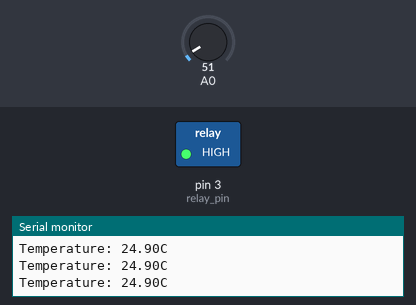
The sketch below on a simulated Arduino Uno, built with avr-gcc and run on an emulated ATmega328P. Shown: switched loads named in the sketch (green lamp = pin HIGH), the last lines printed to the serial monitor. The test bench sets the inputs (shaded band); at power-on: A0 = 51.

Above: at 1.3 s.
1.4 s: A0 set to 58
At 2.7 s:
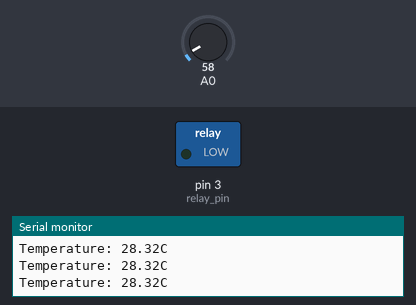
3.0 s: A0 set to 30
At 3.9 s:
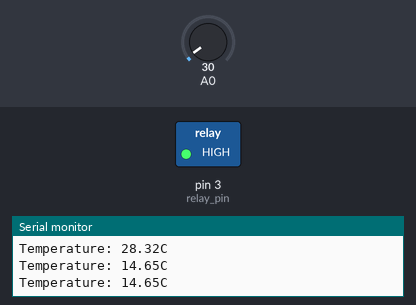
4.5 s: A0 set to 61
At 5.1 s:
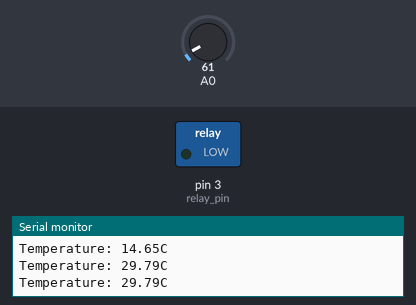
Timing chart, 0 to 7.5 s (numbered marks = the images above; inputs shaded):
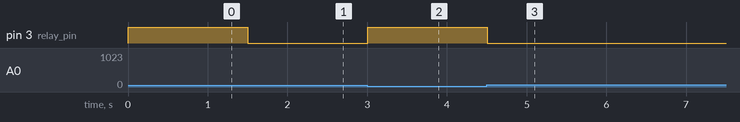

The sketch:

activity_07.ino
```cpp
int raw_data;           // Holds the raw data from LM35 sensor.
double temperature;     // Holds the converted temperature data from LM35 sensor.

int relay_pin = 3;      // Digital pin the relay is attached to.
int relay_state = HIGH; // Initial state of relay.

void setup()
{
  pinMode(3, OUTPUT); // Output is relay.
  Serial.begin(9600); // Begin serial monitoring.
}

void loop()
{
  // Read raw data from LM35 temperature sensor.
  raw_data = analogRead(0);
  // Convert raw data to celsius using conversion factor (data * 5 / 10.24).
  temperature = (double) raw_data * (5/10.24);

  // Check if the current temperature has exceeded 26 degrees celsius.
  // Must do an additional check that the temperature is not >100 (junk data).
  if (temperature > 26 && temperature < 100)
  {
    // If the relay state is set so the fan is off, then toggle the relay to enable the fan.
    relay_state = LOW;
  }
  // Else, check the sensor has cooled to below 24c, then disable the relay.
  // Must do an additional check that the temperature is not ~0 (junk data).
  else if (temperature < 24 && temperature > 1)
  {
    relay_state = HIGH;
  }

  // Write current state to relay.
  digitalWrite(relay_pin, relay_state);

  // Print the current temperature to the serial monitor.
  Serial.print("Temperature: ");
  Serial.print(temperature);
  Serial.println("C");

  // Run the program once every half a second.
  delay(500);
}
```

Measured:
- the behaviour switches between 53 and 54 on A0 (found by bisection; images 0 and 1)
- after the input at 1.4 s, pin 3 (relay_pin): HIGH → LOW after 0.10 s
- after the input at 3.0 s, pin 3 (relay_pin): LOW → HIGH at once
- after the input at 4.5 s, pin 3 (relay_pin): HIGH → LOW at once
